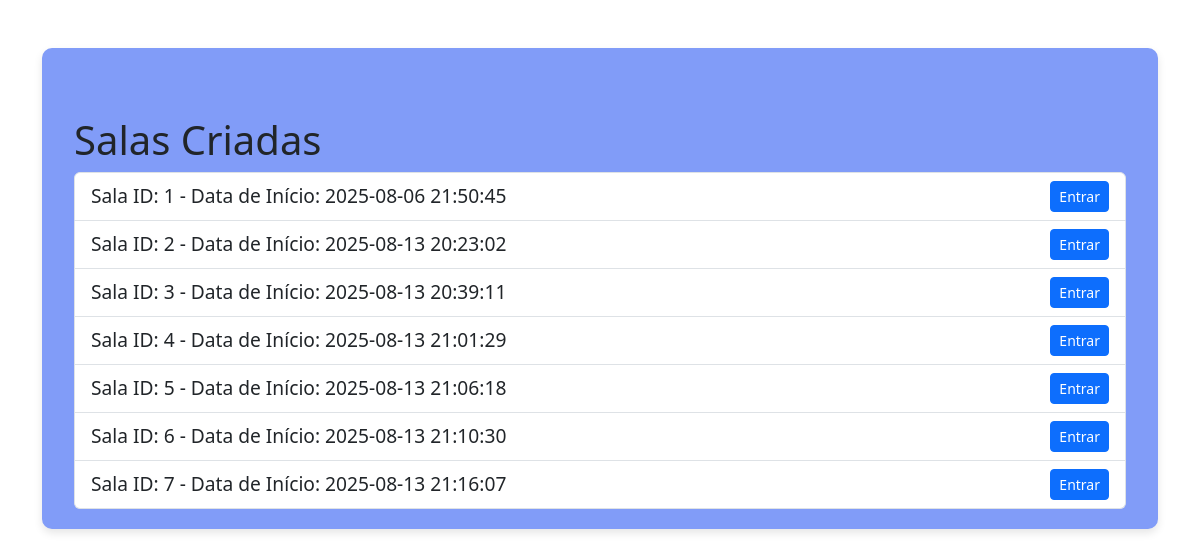
The app's page /salas, older data.
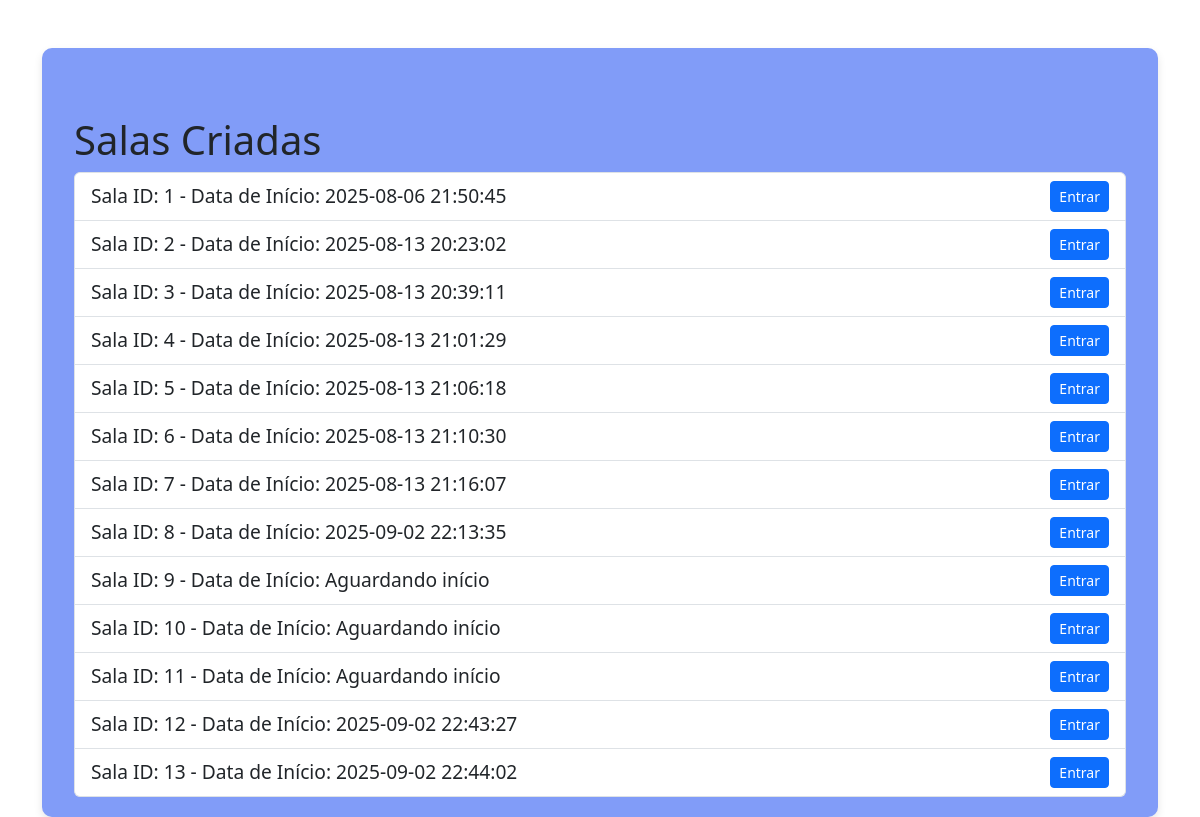
The same page, newer data.
### app.py (models this page shows)
class Sala(db.Model):
    id = db.Column(db.Integer, primary_key=True)
    numero_rodadas = db.Column(db.Integer, nullable=False)
    rodadas = db.relationship('Rodada', backref='sala', lazy=True)
    temas = db.relationship('Tema', secondary='sala_tema', backref='salas', lazy=True)
    tempo = db.Column(db.Integer, nullable=False)
    jogadores = db.relationship('Jogador', secondary='sala_jogador', backref='salas', lazy=True)
    letras = db.relationship('Letras', secondary='sala_letras', backref='salas', lazy=True)
    numero_jogadores = db.Column(db.Integer, nullable=False)
    senha = db.Column(db.String(120), nullable=True)
    finalizado = db.Column(db.Boolean, default=False)
    data_criacao = db.Column(db.DateTime, nullable=False, default=db.func.current_timestamp())
    data_inicio = db.Column(db.DateTime, nullable=True)
    rodada_atual = db.Column(db.Integer, nullable=False, default=0)

### app.py (the view)
@app.route('/salas', methods=['GET'])
def salas():
    salas = Sala.query.all()
    return render_template('salas_criadas.html', salas=salas)

### templates/salas_criadas.html (shortened to what this page needs)
{% extends "base.html" %}
{% block content %}
<div class="container mt-5">
    <h1>Salas Criadas</h1>
    <ul class="list-group">
        {% for sala in salas %}
            <li class="list-group-item d-flex justify-content-between align-items-center">
                Sala ID: {{ sala.id }} - Data de Início: {{ sala.data_inicio.strftime('%Y-%m-%d %H:%M:%S') if sala.data_inicio else 'Aguardando início' }}
                <a href="{{ url_for('sala', sala_id=sala.id) }}" class="btn btn-primary btn-sm">Entrar</a>
            </li>
        {% endfor %}
    </ul>
</div>
{% endblock %}

### templates/base.html (shortened to what this page needs)
<!DOCTYPE html>
<html lang="pt-BR">
<head>
    <link href="https://cdn.jsdelivr.net/npm/bootstrap@5.3.7/dist/css/bootstrap.min.css" rel="stylesheet">
    <link rel="stylesheet" href="{{ url_for('static', filename='style.css') }}">
</head>
<body>
    <div class="container mt-5">
    <div class="card-principal">
        {% block content %}
        {% endblock %}
    </div>
    </div>
</body>
</html>

### static/style.css (style rules this page uses)
.card-principal { background-color: #819cf8; border-radius: 10px; padding: 20px; font-size: larger; box-shadow: 0 4px 8px rgba(0, 0, 0, 0.1); }

Row changes from the older to the newer data that the page shows:
added Sala: id "8", data_inicio "2025-09-02 22:13:35"
added Sala: id "9", data_inicio "Aguardando início"
added Sala: id "10", data_inicio "Aguardando início"
added Sala: id "11", data_inicio "Aguardando início"
added Sala: id "12", data_inicio "2025-09-02 22:43:27"
added Sala: id "13", data_inicio "2025-09-02 22:44:02"
